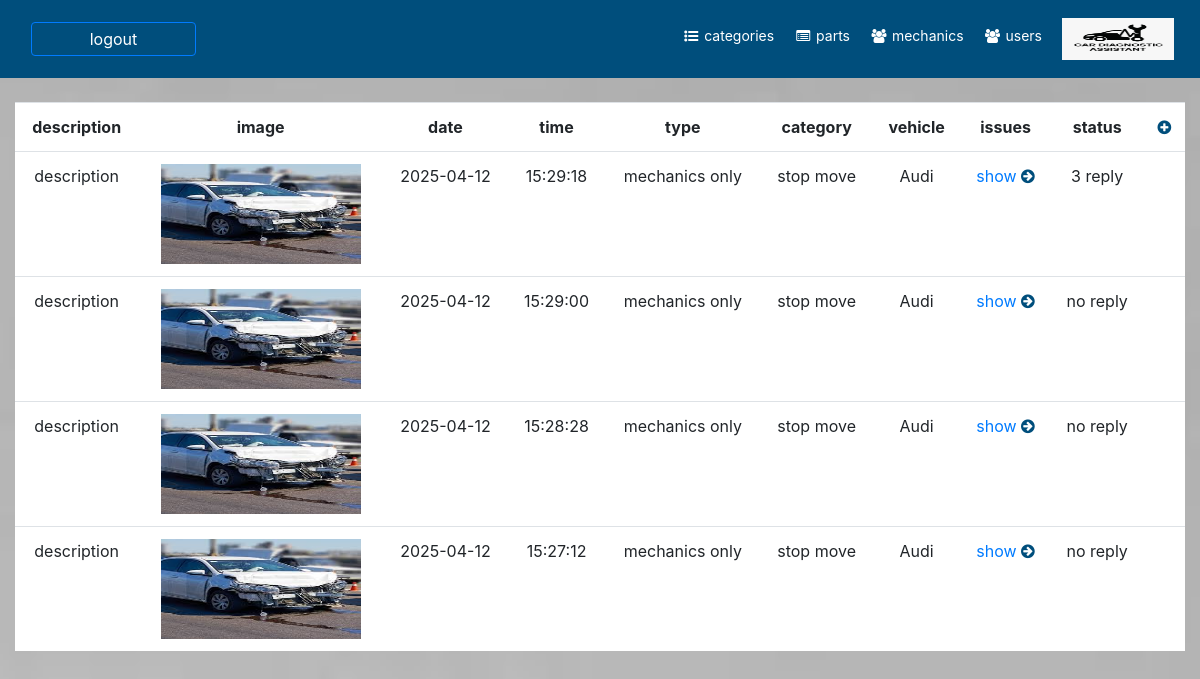
The page /symptoms.php (signed in) on the database its author committed.
### tables this page shows
CREATE TABLE `symptoms` (
  `id` int(11) NOT NULL,
  `description` text NOT NULL,
  `image` text DEFAULT NULL,
  `date` date NOT NULL,
  `time` time NOT NULL,
  `type` int(11) NOT NULL,
  `category_id` int(11) NOT NULL,
  `user_id` int(11) NOT NULL,
  `vehicle_id` int(11) NOT NULL
);

CREATE TABLE `categories` (
  `id` int(11) NOT NULL,
  `name` varchar(255) NOT NULL
);

CREATE TABLE `vehicles` (
  `id` int(11) NOT NULL,
  `name` varchar(255) NOT NULL,
  `model` varchar(255) NOT NULL,
  `user_id` int(11) NOT NULL
);

### web/symptoms.php (the view, shortened to what this page needs)
<?php
include("conn.php");
$id = $_SESSION['id'];
$sql = "SELECT * FROM symptoms WHERE user_id = $id ORDER by id DESC";
$query = mysqli_query($db, $sql);
?>
<!DOCTYPE html>
<html lang="en">
<head>
    <link rel="stylesheet" href="https://maxcdn.bootstrapcdn.com/bootstrap/4.5.2/css/bootstrap.min.css">
    <link rel="stylesheet" href="https://cdnjs.cloudflare.com/ajax/libs/font-awesome/4.7.0/css/font-awesome.min.css">
</head>
<body dir="ltr" class="background" style="background-image: url('images/bg.jpeg');background-size: cover;background-repeat: no-repeat;height:100vh">
    <?php
    include('header.php');
    ?>
    <br />
    <div class="row justify-content-center " style="margin: auto">
        <div class="col-12">
            <table style="background: white;width: 100%;text-align: center;direction: ltr;" class="table">
                <tr>
                    <th>
                        description
                    </th>
                    <th>
                        image
                    </th>
                    <th>
                        date
                    </th>
                    <th>
                        time
                    </th>
                    <th>
                        type
                    </th>
                    <th>
                        category
                    </th>
                    <th>
                        vehicle
                    </th>
                    <th>
                        issues
                    </th>
                    <th>
                        status
                    </th>
                    <th>
                        <a href="add_symptom.php"><i style="color:#004E7C;" class="fa fa-plus-circle"></i></a>
                    </th>
                </tr>
                <?php
                foreach ($query as $row) {
                    $symptom_id = $row['id'];
                    $category_id = $row['category_id'];
                    $sql_category = "SELECT * FROM categories WHERE id = $category_id";
                    $query_category = mysqli_query($db,$sql_category);
                    foreach($query_category as $row_category)
                    {
                     $category = $row_category['name'];
                    }
                    $vehicle_id = $row['vehicle_id'];
                    $sql_vehicle = "SELECT * FROM vehicles WHERE id = $vehicle_id";
                    $query_vehicle = mysqli_query($db,$sql_vehicle);
                    foreach($query_vehicle as $row_vehicle)
                    {
                     $vehicle = $row_vehicle['name'];
                    }
                    $type = $row['type'];
                    if($type == 0) {$type = 'mechanics only';}
                    $sql_issue = "SELECT * FROM issues WHERE symptom_id = $symptom_id";
                    $query_issue = mysqli_query($db,$sql_issue);
                    $count_issues = mysqli_num_rows($query_issue);
                    if($count_issues == 0) {$status = "no reply";}
                    if($count_issues != 0) {$status = "$count_issues reply";}
                ?>
                    <tr>
                        <td><?= $row['description']; ?></td>
                        <td><img src="images/<?= $row['image']; ?>" width="200" height="100"></td>
                        <td><?= $row['date']; ?> </td>
                        <td><?= $row['time']; ?> </td>
                        <td><?= $type; ?> </td>
                        <td><?= $category; ?> </td>
                        <td><?= $vehicle; ?> </td>
                        <td>
                        <a href="symptom.php?id=<?=$row['id'];?>">show <i style="color:#004E7C;" class="fa fa-arrow-circle-right"></i></a>
                    </td>
                    <td><?= $status; ?> </td>
                        <td></td>
                    </tr>
                <?php
                }
                ?>
            </table>
        </div>
    </div>
</body>
</html>

### web/header.php (style rules this page uses)
.row { margin-left: 0px !important; margin-right: 0px !important; }

### rows shown on the page
symptoms: description "description", image (picture), date "2025-04-12", time "15:29:18", type "mechanics only", category.name "stop move", vehicle.name "Audi", status "3 reply"
symptoms: description "description", image (picture), date "2025-04-12", time "15:29:00", type "mechanics only", category.name "stop move", vehicle.name "Audi", status "no reply"
symptoms: description "description", image (picture), date "2025-04-12", time "15:28:28", type "mechanics only", category.name "stop move", vehicle.name "Audi", status "no reply"
symptoms: description "description", image (picture), date "2025-04-12", time "15:27:12", type "mechanics only", category.name "stop move", vehicle.name "Audi", status "no reply"
